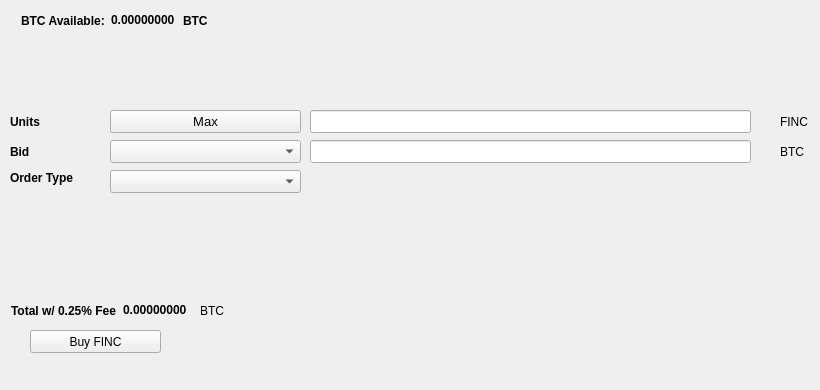
   <widget class="QWidget" name="BuyTab">
    <attribute name="title">
     <string>Buy</string>
    </attribute>
    <widget class="QPushButton" name="BuyFINC">
     <property name="geometry">
      <rect>
       <x>30</x>
       <y>330</y>
       <width>131</width>
       <height>23</height>
      </rect>
     </property>
     <property name="text">
      <string>Buy FINC</string>
     </property>
     <property name="icon">
      <iconset resource="../finc.qrc">
       <normaloff>:/icons/bitcoin</normaloff>:/icons/bitcoin</iconset>
     </property>
    </widget>
    <widget class="QLabel" name="label_3">
     <property name="geometry">
      <rect>
       <x>10</x>
       <y>110</y>
       <width>46</width>
       <height>23</height>
      </rect>
     </property>
     <property name="font">
      <font>
       <weight>75</weight>
       <bold>true</bold>
      </font>
     </property>
     <property name="text">
      <string>Units</string>
     </property>
    </widget>
    <widget class="QLineEdit" name="UnitsInput">
     <property name="geometry">
      <rect>
       <x>310</x>
       <y>110</y>
       <width>441</width>
       <height>23</height>
      </rect>
     </property>
     <property name="font">
      <font>
       <pointsize>9</pointsize>
       <weight>75</weight>
       <bold>true</bold>
      </font>
     </property>
    </widget>
    <widget class="QLineEdit" name="BuyBidPriceEdit">
     <property name="geometry">
      <rect>
       <x>310</x>
       <y>140</y>
       <width>441</width>
       <height>23</height>
      </rect>
     </property>
     <property name="font">
      <font>
       <pointsize>9</pointsize>
       <weight>75</weight>
       <bold>true</bold>
      </font>
     </property>
    </widget>
    <widget class="QLabel" name="label_4">
     <property name="geometry">
      <rect>
       <x>780</x>
       <y>110</y>
       <width>31</width>
       <height>23</height>
      </rect>
     </property>
     <property name="text">
      <string>FINC</string>
     </property>
    </widget>
    <widget class="QLabel" name="label_5">
     <property name="geometry">
      <rect>
       <x>780</x>
       <y>140</y>
       <width>31</width>
       <height>23</height>
      </rect>
     </property>
     <property name="text">
      <string>BTC</string>
     </property>
    </widget>
    <widget class="QLabel" name="label_6">
     <property name="geometry">
      <rect>
       <x>10</x>
       <y>140</y>
       <width>46</width>
       <height>23</height>
      </rect>
     </property>
     <property name="font">
      <font>
       <weight>75</weight>
       <bold>true</bold>
      </font>
     </property>
     <property name="text">
      <string>Bid</string>
     </property>
    </widget>
    <widget class="QLabel" name="label_7">
     <property name="geometry">
      <rect>
       <x>10</x>
       <y>170</y>
       <width>91</width>
       <height>16</height>
      </rect>
     </property>
     <property name="font">
      <font>
       <weight>75</weight>
       <bold>true</bold>
      </font>
     </property>
     <property name="text">
      <string>Order Type</string>
     </property>
    </widget>
    <widget class="QPushButton" name="Buy_Max_Amount">
     <property name="geometry">
      <rect>
       <x>110</x>
       <y>110</y>
       <width>191</width>
       <height>23</height>
      </rect>
     </property>
     <property name="font">
      <font>
       <pointsize>10</pointsize>
      </font>
     </property>
     <property name="text">
      <string>Max</string>
     </property>
    </widget>
    <widget class="QComboBox" name="BuyBidcomboBox">
     <property name="geometry">
      <rect>
       <x>110</x>
       <y>140</y>
       <width>191</width>
       <height>23</height>
      </rect>
     </property>
     <property name="font">
      <font>
       <pointsize>10</pointsize>
      </font>
     </property>
    </widget>
    <widget class="QComboBox" name="buyOrdertypeCombo">
     <property name="geometry">
      <rect>
       <x>110</x>
       <y>170</y>
       <width>191</width>
       <height>23</height>
      </rect>
     </property>
     <property name="font">
      <font>
       <pointsize>10</pointsize>
      </font>
     </property>
    </widget>
    <widget class="QWidget" name="layoutWidget1">
     <property name="geometry">
      <rect>
       <x>21</x>
       <y>11</y>
       <width>227</width>
       <height>19</height>
      </rect>
     </property>
     <layout class="QHBoxLayout" name="horizontalLayout_3">
      <item>
       <widget class="QLabel" name="label232">
        <property name="font">
         <font>
          <weight>75</weight>
          <bold>true</bold>
         </font>
        </property>
        <property name="text">
         <string>BTC Available:</string>
        </property>
       </widget>
      </item>
      <item>
       <widget class="QLabel" name="BtcAvailableLbl">
        <property name="palette">
         <palette>
          <active>
           <colorrole role="WindowText">
            <brush brushstyle="SolidPattern">
             <color alpha="255">
              <red>0</red>
              <green>0</green>
              <blue>0</blue>
             </color>
            </brush>
           </colorrole>
           <colorrole role="Button">
            <brush brushstyle="SolidPattern">
             <color alpha="255">
              <red>0</red>
              <green>170</green>
              <blue>0</blue>
             </color>
            </brush>
           </colorrole>
           <colorrole role="Light">
            <brush brushstyle="SolidPattern">
             <color alpha="255">
              <red>0</red>
              <green>255</green>
              <blue>0</blue>
             </color>
            </brush>
           </colorrole>
           <colorrole role="Midlight">
            <brush brushstyle="SolidPattern">
             <color alpha="255">
              <red>0</red>
              <green>212</green>
              <blue>0</blue>
             </color>
            </brush>
           </colorrole>
           <colorrole role="Dark">
            <brush brushstyle="SolidPattern">
             <color alpha="255">
              <red>0</red>
              <green>85</green>
              <blue>0</blue>
             </color>
            </brush>
           </colorrole>
           <colorrole role="Mid">
            <brush brushstyle="SolidPattern">
             <color alpha="255">
              <red>0</red>
              <green>113</green>
              <blue>0</blue>
             </color>
            </brush>
           </colorrole>
           <colorrole role="Text">
            <brush brushstyle="SolidPattern">
             <color alpha="255">
              <red>0</red>
              <green>170</green>
              <blue>0</blue>
             </color>
            </brush>
           </colorrole>
           <colorrole role="BrightText">
            <brush brushstyle="SolidPattern">
             <color alpha="255">
              <red>255</red>
              <green>255</green>
              <blue>255</blue>
             </color>
            </brush>
           </colorrole>
           <colorrole role="ButtonText">
            <brush brushstyle="SolidPattern">
             <color alpha="255">
              <red>0</red>
              <green>0</green>
              <blue>0</blue>
             </color>
            </brush>
           </colorrole>
           <colorrole role="Base">
            <brush brushstyle="SolidPattern">
             <color alpha="255">
              <red>255</red>
              <green>255</green>
              <blue>255</blue>
             </color>
            </brush>
           </colorrole>
           <colorrole role="Window">
            <brush brushstyle="SolidPattern">
             <color alpha="255">
              <red>0</red>
              <green>170</green>
              <blue>0</blue>
             </color>
            </brush>
           </colorrole>
           <colorrole role="Shadow">
            <brush brushstyle="SolidPattern">
             <color alpha="255">
              <red>0</red>
              <green>0</green>
              <blue>0</blue>
             </color>
            </brush>
           </colorrole>
           <colorrole role="AlternateBase">
            <brush brushstyle="SolidPattern">
             <color alpha="255">
              <red>127</red>
              <green>212</green>
              <blue>127</blue>
             </color>
            </brush>
           </colorrole>
           <colorrole role="ToolTipBase">
            <brush brushstyle="SolidPattern">
             <color alpha="255">
              <red>255</red>
              <green>255</green>
              <blue>220</blue>
             </color>
            </brush>
           </colorrole>
           <colorrole role="ToolTipText">
            <brush brushstyle="SolidPattern">
             <color alpha="255">
              <red>0</red>
              <green>0</green>
              <blue>0</blue>
             </color>
            </brush>
           </colorrole>
          </active>
          <inactive>
           <colorrole role="WindowText">
            <brush brushstyle="SolidPattern">
             <color alpha="255">
              <red>0</red>
              <green>0</green>
              <blue>0</blue>
             </color>
            </brush>
           </colorrole>
           <colorrole role="Button">
            <brush brushstyle="SolidPattern">
             <color alpha="255">
              <red>0</red>
              <green>170</green>
              <blue>0</blue>
             </color>
            </brush>
           </colorrole>
           <colorrole role="Light">
            <brush brushstyle="SolidPattern">
             <color alpha="255">
              <red>0</red>
              <green>255</green>
              <blue>0</blue>
             </color>
            </brush>
           </colorrole>
           <colorrole role="Midlight">
            <brush brushstyle="SolidPattern">
             <color alpha="255">
              <red>0</red>
              <green>212</green>
              <blue>0</blue>
             </color>
            </brush>
           </colorrole>
           <colorrole role="Dark">
            <brush brushstyle="SolidPattern">
             <color alpha="255">
              <red>0</red>
              <green>85</green>
              <blue>0</blue>
             </color>
            </brush>
           </colorrole>
           <colorrole role="Mid">
            <brush brushstyle="SolidPattern">
             <color alpha="255">
              <red>0</red>
              <green>113</green>
              <blue>0</blue>
             </color>
            </brush>
           </colorrole>
           <colorrole role="Text">
            <brush brushstyle="SolidPattern">
             <color alpha="255">
              <red>0</red>
              <green>170</green>
              <blue>0</blue>
             </color>
            </brush>
           </colorrole>
           <colorrole role="BrightText">
            <brush brushstyle="SolidPattern">
             <color alpha="255">
              <red>255</red>
              <green>255</green>
              <blue>255</blue>
             </color>
            </brush>
           </colorrole>
           <colorrole role="ButtonText">
            <brush brushstyle="SolidPattern">
             <color alpha="255">
              <red>0</red>
              <green>0</green>
              <blue>0</blue>
             </color>
            </brush>
           </colorrole>
           <colorrole role="Base">
            <brush brushstyle="SolidPattern">
             <color alpha="255">
              <red>255</red>
              <green>255</green>
              <blue>255</blue>
             </color>
            </brush>
           </colorrole>
           <colorrole role="Window">
            <brush brushstyle="SolidPattern">
             <color alpha="255">
              <red>0</red>
              <green>170</green>
              <blue>0</blue>
             </color>
            </brush>
           </colorrole>
           <colorrole role="Shadow">
            <brush brushstyle="SolidPattern">
             <color alpha="255">
              <red>0</red>
              <green>0</green>
              <blue>0</blue>
             </color>
            </brush>
           </colorrole>
           <colorrole role="AlternateBase">
            <brush brushstyle="SolidPattern">
             <color alpha="255">
              <red>127</red>
              <green>212</green>
              <blue>127</blue>
             </color>
            </brush>
           </colorrole>
           <colorrole role="ToolTipBase">
            <brush brushstyle="SolidPattern">
             <color alpha="255">
              <red>255</red>
              <green>255</green>
              <blue>220</blue>
             </color>
            </brush>
           </colorrole>
           <colorrole role="ToolTipText">
            <brush brushstyle="SolidPattern">
             <color alpha="255">
              <red>0</red>
              <green>0</green>
              <blue>0</blue>
             </color>
            </brush>
           </colorrole>
          </inactive>
          <disabled>
           <colorrole role="WindowText">
            <brush brushstyle="SolidPattern">
             <color alpha="255">
              <red>0</red>
              <green>85</green>
              <blue>0</blue>
             </color>
            </brush>
           </colorrole>
           <colorrole role="Button">
            <brush brushstyle="SolidPattern">
             <color alpha="255">
              <red>0</red>
              <green>170</green>
              <blue>0</blue>
             </color>
            </brush>
           </colorrole>
           <colorrole role="Light">
            <brush brushstyle="SolidPattern">
             <color alpha="255">
              <red>0</red>
              <green>255</green>
              <blue>0</blue>
             </color>
            </brush>
           </colorrole>
           <colorrole role="Midlight">
            <brush brushstyle="SolidPattern">
             <color alpha="255">
              <red>0</red>
              <green>212</green>
              <blue>0</blue>
             </color>
            </brush>
           </colorrole>
           <colorrole role="Dark">
            <brush brushstyle="SolidPattern">
             <color alpha="255">
              <red>0</red>
              <green>85</green>
              <blue>0</blue>
             </color>
            </brush>
           </colorrole>
           <colorrole role="Mid">
            <brush brushstyle="SolidPattern">
             <color alpha="255">
              <red>0</red>
              <green>113</green>
              <blue>0</blue>
             </color>
            </brush>
           </colorrole>
           <colorrole role="Text">
            <brush brushstyle="SolidPattern">
             <color alpha="255">
              <red>0</red>
              <green>85</green>
              <blue>0</blue>
             </color>
            </brush>
           </colorrole>
           <colorrole role="BrightText">
            <brush brushstyle="SolidPattern">
             <color alpha="255">
              <red>255</red>
              <green>255</green>
              <blue>255</blue>
             </color>
            </brush>
           </colorrole>
           <colorrole role="ButtonText">
            <brush brushstyle="SolidPattern">
             <color alpha="255">
              <red>0</red>
              <green>85</green>
              <blue>0</blue>
             </color>
            </brush>
           </colorrole>
           <colorrole role="Base">
            <brush brushstyle="SolidPattern">
             <color alpha="255">
              <red>0</red>
              <green>170</green>
              <blue>0</blue>
             </color>
            </brush>
           </colorrole>
           <colorrole role="Window">
            <brush brushstyle="SolidPattern">
             <color alpha="255">
              <red>0</red>
              <green>170</green>
              <blue>0</blue>
             </color>
            </brush>
           </colorrole>
           <colorrole role="Shadow">
            <brush brushstyle="SolidPattern">
             <color alpha="255">
              <red>0</red>
              <green>0</green>
              <blue>0</blue>
             </color>
            </brush>
           </colorrole>
           <colorrole role="AlternateBase">
            <brush brushstyle="SolidPattern">
             <color alpha="255">
              <red>0</red>
              <green>170</green>
              <blue>0</blue>
             </color>
            </brush>
           </colorrole>
           <colorrole role="ToolTipBase">
            <brush brushstyle="SolidPattern">
             <color alpha="255">
              <red>255</red>
              <green>255</green>
              <blue>220</blue>
             </color>
            </brush>
           </colorrole>
           <colorrole role="ToolTipText">
            <brush brushstyle="SolidPattern">
             <color alpha="255">
              <red>0</red>
              <green>0</green>
              <blue>0</blue>
             </color>
            </brush>
           </colorrole>
          </disabled>
         </palette>
        </property>
        <property name="font">
         <font>
          <weight>75</weight>
          <bold>true</bold>
         </font>
        </property>
        <property name="text">
         <string>0.00000000</string>
        </property>
        <property name="textInteractionFlags">
         <set>Qt::LinksAccessibleByMouse|Qt::TextSelectableByKeyboard|Qt::TextSelectableByMouse</set>
        </property>
       </widget>
      </item>
      <item>
       <widget class="QLabel" name="BtcAvailableLbl_2">
        <property name="font">
         <font>
          <weight>75</weight>
          <bold>true</bold>
         </font>
        </property>
        <property name="text">
         <string>BTC</string>
        </property>
       </widget>
      </item>
     </layout>
    </widget>
    <widget class="QWidget" name="layoutWidge2">
     <property name="geometry">
      <rect>
       <x>11</x>
       <y>301</y>
       <width>259</width>
       <height>19</height>
      </rect>
     </property>
     <layout class="QHBoxLayout" name="horizontalLayout_4">
      <item>
       <widget class="QLabel" name="label_9">
        <property name="font">
         <font>
          <weight>75</weight>
          <bold>true</bold>
         </font>
        </property>
        <property name="text">
         <string>Total w/ 0.25% Fee</string>
        </property>
       </widget>
      </item>
      <item>
       <widget class="QLabel" name="BuyCostLabel">
        <property name="palette">
         <palette>
          <active>
           <colorrole role="WindowText">
            <brush brushstyle="SolidPattern">
             <color alpha="255">
              <red>0</red>
              <green>0</green>
              <blue>0</blue>
             </color>
            </brush>
           </colorrole>
           <colorrole role="Button">
            <brush brushstyle="SolidPattern">
             <color alpha="255">
              <red>0</red>
              <green>170</green>
              <blue>0</blue>
             </color>
            </brush>
           </colorrole>
           <colorrole role="Light">
            <brush brushstyle="SolidPattern">
             <color alpha="255">
              <red>0</red>
              <green>255</green>
              <blue>0</blue>
             </color>
            </brush>
           </colorrole>
           <colorrole role="Midlight">
            <brush brushstyle="SolidPattern">
             <color alpha="255">
              <red>0</red>
              <green>212</green>
              <blue>0</blue>
             </color>
            </brush>
           </colorrole>
           <colorrole role="Dark">
            <brush brushstyle="SolidPattern">
             <color alpha="255">
              <red>0</red>
              <green>85</green>
              <blue>0</blue>
             </color>
            </brush>
           </colorrole>
           <colorrole role="Mid">
            <brush brushstyle="SolidPattern">
             <color alpha="255">
              <red>0</red>
              <green>113</green>
              <blue>0</blue>
             </color>
            </brush>
           </colorrole>
           <colorrole role="Text">
            <brush brushstyle="SolidPattern">
             <color alpha="255">
              <red>0</red>
              <green>170</green>
              <blue>0</blue>
             </color>
            </brush>
           </colorrole>
           <colorrole role="BrightText">
            <brush brushstyle="SolidPattern">
             <color alpha="255">
              <red>255</red>
              <green>255</green>
              <blue>255</blue>
             </color>
            </brush>
           </colorrole>
           <colorrole role="ButtonText">
            <brush brushstyle="SolidPattern">
             <color alpha="255">
              <red>0</red>
              <green>0</green>
              <blue>0</blue>
             </color>
            </brush>
           </colorrole>
           <colorrole role="Base">
            <brush brushstyle="SolidPattern">
             <color alpha="255">
              <red>255</red>
              <green>255</green>
              <blue>255</blue>
             </color>
            </brush>
           </colorrole>
           <colorrole role="Window">
            <brush brushstyle="SolidPattern">
             <color alpha="255">
              <red>0</red>
              <green>170</green>
              <blue>0</blue>
             </color>
            </brush>
           </colorrole>
           <colorrole role="Shadow">
            <brush brushstyle="SolidPattern">
             <color alpha="255">
              <red>0</red>
              <green>0</green>
              <blue>0</blue>
             </color>
            </brush>
           </colorrole>
           <colorrole role="AlternateBase">
            <brush brushstyle="SolidPattern">
             <color alpha="255">
              <red>127</red>
              <green>212</green>
              <blue>127</blue>
             </color>
            </brush>
           </colorrole>
           <colorrole role="ToolTipBase">
            <brush brushstyle="SolidPattern">
             <color alpha="255">
              <red>255</red>
              <green>255</green>
              <blue>220</blue>
             </color>
            </brush>
           </colorrole>
           <colorrole role="ToolTipText">
            <brush brushstyle="SolidPattern">
             <color alpha="255">
              <red>0</red>
              <green>0</green>
              <blue>0</blue>
             </color>
            </brush>
           </colorrole>
          </active>
          <inactive>
           <colorrole role="WindowText">
            <brush brushstyle="SolidPattern">
             <color alpha="255">
              <red>0</red>
              <green>0</green>
              <blue>0</blue>
             </color>
            </brush>
           </colorrole>
           <colorrole role="Button">
            <brush brushstyle="SolidPattern">
             <color alpha="255">
              <red>0</red>
              <green>170</green>
              <blue>0</blue>
             </color>
            </brush>
           </colorrole>
           <colorrole role="Light">
            <brush brushstyle="SolidPattern">
             <color alpha="255">
              <red>0</red>
              <green>255</green>
              <blue>0</blue>
             </color>
            </brush>
           </colorrole>
           <colorrole role="Midlight">
            <brush brushstyle="SolidPattern">
             <color alpha="255">
              <red>0</red>
              <green>212</green>
              <blue>0</blue>
             </color>
            </brush>
           </colorrole>
           <colorrole role="Dark">
            <brush brushstyle="SolidPattern">
             <color alpha="255">
              <red>0</red>
              <green>85</green>
              <blue>0</blue>
             </color>
            </brush>
           </colorrole>
           <colorrole role="Mid">
            <brush brushstyle="SolidPattern">
             <color alpha="255">
              <red>0</red>
              <green>113</green>
              <blue>0</blue>
             </color>
            </brush>
           </colorrole>
           <colorrole role="Text">
            <brush brushstyle="SolidPattern">
             <color alpha="255">
              <red>0</red>
              <green>170</green>
              <blue>0</blue>
             </color>
            </brush>
           </colorrole>
           <colorrole role="BrightText">
            <brush brushstyle="SolidPattern">
             <color alpha="255">
              <red>255</red>
              <green>255</green>
              <blue>255</blue>
             </color>
            </brush>
           </colorrole>
           <colorrole role="ButtonText">
            <brush brushstyle="SolidPattern">
             <color alpha="255">
              <red>0</red>
              <green>0</green>
              <blue>0</blue>
             </color>
            </brush>
           </colorrole>
           <colorrole role="Base">
            <brush brushstyle="SolidPattern">
             <color alpha="255">
              <red>255</red>
              <green>255</green>
              <blue>255</blue>
             </color>
            </brush>
           </colorrole>
           <colorrole role="Window">
            <brush brushstyle="SolidPattern">
             <color alpha="255">
              <red>0</red>
              <green>170</green>
              <blue>0</blue>
             </color>
            </brush>
           </colorrole>
           <colorrole role="Shadow">
            <brush brushstyle="SolidPattern">
             <color alpha="255">
              <red>0</red>
              <green>0</green>
              <blue>0</blue>
             </color>
            </brush>
           </colorrole>
           <colorrole role="AlternateBase">
            <brush brushstyle="SolidPattern">
             <color alpha="255">
              <red>127</red>
              <green>212</green>
              <blue>127</blue>
             </color>
            </brush>
           </colorrole>
           <colorrole role="ToolTipBase">
            <brush brushstyle="SolidPattern">
             <color alpha="255">
              <red>255</red>
              <green>255</green>
              <blue>220</blue>
             </color>
            </brush>
           </colorrole>
           <colorrole role="ToolTipText">
            <brush brushstyle="SolidPattern">
             <color alpha="255">
              <red>0</red>
              <green>0</green>
              <blue>0</blue>
             </color>
            </brush>
           </colorrole>
          </inactive>
          <disabled>
           <colorrole role="WindowText">
            <brush brushstyle="SolidPattern">
             <color alpha="255">
              <red>0</red>
              <green>85</green>
              <blue>0</blue>
             </color>
            </brush>
           </colorrole>
           <colorrole role="Button">
            <brush brushstyle="SolidPattern">
             <color alpha="255">
              <red>0</red>
              <green>170</green>
              <blue>0</blue>
             </color>
            </brush>
           </colorrole>
           <colorrole role="Light">
            <brush brushstyle="SolidPattern">
             <color alpha="255">
              <red>0</red>
              <green>255</green>
              <blue>0</blue>
             </color>
            </brush>
           </colorrole>
           <colorrole role="Midlight">
            <brush brushstyle="SolidPattern">
             <color alpha="255">
              <red>0</red>
              <green>212</green>
              <blue>0</blue>
             </color>
            </brush>
           </colorrole>
           <colorrole role="Dark">
            <brush brushstyle="SolidPattern">
             <color alpha="255">
              <red>0</red>
              <green>85</green>
              <blue>0</blue>
             </color>
            </brush>
           </colorrole>
           <colorrole role="Mid">
            <brush brushstyle="SolidPattern">
             <color alpha="255">
              <red>0</red>
              <green>113</green>
              <blue>0</blue>
             </color>
            </brush>
           </colorrole>
           <colorrole role="Text">
            <brush brushstyle="SolidPattern">
             <color alpha="255">
              <red>0</red>
              <green>85</green>
              <blue>0</blue>
             </color>
            </brush>
           </colorrole>
           <colorrole role="BrightText">
            <brush brushstyle="SolidPattern">
             <color alpha="255">
              <red>255</red>
              <green>255</green>
              <blue>255</blue>
             </color>
            </brush>
           </colorrole>
           <colorrole role="ButtonText">
            <brush brushstyle="SolidPattern">
             <color alpha="255">
              <red>0</red>
              <green>85</green>
              <blue>0</blue>
             </color>
            </brush>
           </colorrole>
           <colorrole role="Base">
            <brush brushstyle="SolidPattern">
             <color alpha="255">
              <red>0</red>
              <green>170</green>
              <blue>0</blue>
             </color>
            </brush>
           </colorrole>
           <colorrole role="Window">
            <brush brushstyle="SolidPattern">
             <color alpha="255">
              <red>0</red>
              <green>170</green>
              <blue>0</blue>
             </color>
            </brush>
           </colorrole>
           <colorrole role="Shadow">
            <brush brushstyle="SolidPattern">
             <color alpha="255">
              <red>0</red>
              <green>0</green>
              <blue>0</blue>
             </color>
            </brush>
           </colorrole>
           <colorrole role="AlternateBase">
            <brush brushstyle="SolidPattern">
             <color alpha="255">
              <red>0</red>
              <green>170</green>
              <blue>0</blue>
             </color>
            </brush>
           </colorrole>
           <colorrole role="ToolTipBase">
            <brush brushstyle="SolidPattern">
             <color alpha="255">
              <red>255</red>
              <green>255</green>
              <blue>220</blue>
             </color>
            </brush>
           </colorrole>
           <colorrole role="ToolTipText">
            <brush brushstyle="SolidPattern">
             <color alpha="255">
              <red>0</red>
              <green>0</green>
              <blue>0</blue>
             </color>
            </brush>
           </colorrole>
          </disabled>
         </palette>
        </property>
        <property name="font">
         <font>
          <weight>75</weight>
          <bold>true</bold>
         </font>
        </property>
        <property name="autoFillBackground">
         <bool>false</bool>
        </property>
        <property name="text">
         <string>0.00000000</string>
        </property>
        <property name="textInteractionFlags">
         <set>Qt::LinksAccessibleByMouse|Qt::TextSelectableByMouse</set>
        </property>
       </widget>
      </item>
      <item>
       <widget class="QLabel" name="label_10">
        <property name="font">
         <font>
          <weight>50</weight>
          <bold>false</bold>
         </font>
        </property>
        <property name="text">
         <string>BTC</string>
        </property>
       </widget>
      </item>
     </layout>
    </widget>
    <widget class="QLabel" name="label_24">
     <property name="geometry">
      <rect>
       <x>460</x>
       <y>300</y>
       <width>281</width>
       <height>81</height>
      </rect>
     </property>
     <property name="text">
      <string/>
     </property>
     <property name="pixmap">
      <pixmap>:/images/bittrex</pixmap>
     </property>
    </widget>
   </widget>
